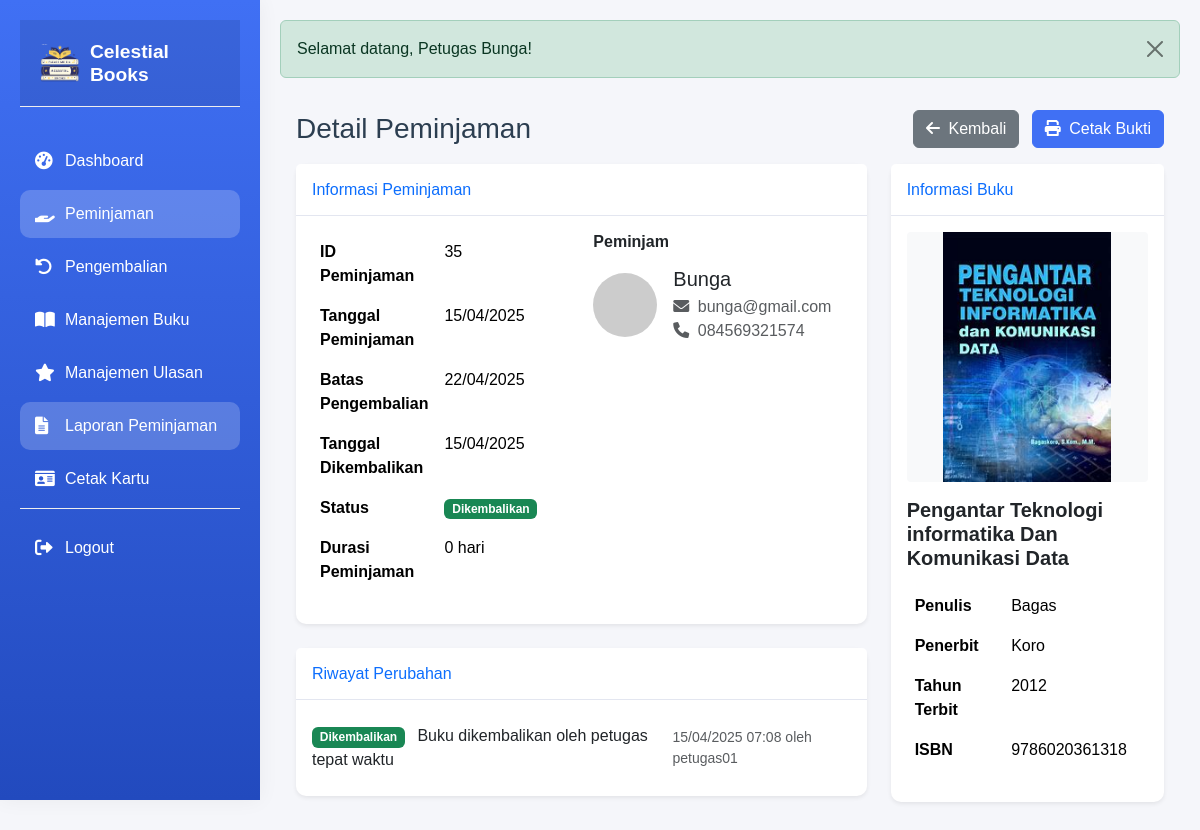
Page /modules/petugas/peminjaman/detail.php?id=35 (signed in) on the committed database.
### tables this page shows
CREATE TABLE `peminjaman` (
  `id` int(11) NOT NULL,
  `kode_peminjaman` varchar(20) NOT NULL,
  `user_id` int(11) DEFAULT NULL,
  `buku_id` int(11) DEFAULT NULL,
  `tanggal_peminjaman` date NOT NULL,
  `tanggal_pengembalian` date NOT NULL,
  `tanggal_dikembalikan` date DEFAULT NULL,
  `status_peminjaman` enum('dipinjam','dikembalikan','terlambat') DEFAULT 'dipinjam',
  `denda` decimal(10,2) DEFAULT 0.00,
  `catatan` text DEFAULT NULL,
  `petugas_id` int(11) DEFAULT NULL,
  `created_at` timestamp NOT NULL DEFAULT current_timestamp(),
  `updated_at` timestamp NOT NULL DEFAULT current_timestamp() ON UPDATE current_timestamp()
);

CREATE TABLE `users` (
  `id` int(11) NOT NULL,
  `username` varchar(255) NOT NULL,
  `email` varchar(255) NOT NULL,
  `password` varchar(255) NOT NULL,
  `nama_lengkap` varchar(255) NOT NULL,
  `alamat` text DEFAULT NULL,
  `no_telepon` varchar(15) DEFAULT NULL,
  `role` enum('admin','petugas','peminjam') NOT NULL,
  `created_at` timestamp NOT NULL DEFAULT current_timestamp(),
  `updated_at` timestamp NOT NULL DEFAULT current_timestamp() ON UPDATE current_timestamp(),
  `reset_token` varchar(64) DEFAULT NULL,
  `reset_expires` datetime DEFAULT NULL
);

CREATE TABLE `riwayat_peminjaman` (
  `id` int(11) NOT NULL,
  `peminjaman_id` int(11) DEFAULT NULL,
  `status_perubahan` varchar(50) DEFAULT NULL,
  `catatan` text DEFAULT NULL,
  `changed_by` int(11) DEFAULT NULL,
  `created_at` timestamp NOT NULL DEFAULT current_timestamp()
);

CREATE TABLE `buku` (
  `id` int(11) NOT NULL,
  `kode_buku` varchar(20) NOT NULL,
  `judul` varchar(255) NOT NULL,
  `penulis` varchar(255) NOT NULL,
  `penerbit` varchar(255) NOT NULL,
  `tahun_terbit` int(11) NOT NULL,
  `isbn` varchar(20) DEFAULT NULL,
  `stok` int(11) NOT NULL DEFAULT 1,
  `cover_img` varchar(255) DEFAULT 'default_cover.jpg',
  `deskripsi` text DEFAULT NULL,
  `created_at` timestamp NOT NULL DEFAULT current_timestamp(),
  `updated_at` timestamp NOT NULL DEFAULT current_timestamp() ON UPDATE current_timestamp(),
  `rating` decimal(3,1) NOT NULL DEFAULT 0.0
);

### modules/petugas/peminjaman/detail.php (the view, shortened to what this page needs)
<?php
$db = new Database();
$conn = $db->getConnection();
$id = isset($_GET['id']) ? intval($_GET['id']) : 0;
$loan_query = "
    SELECT p.*, u.username, u.email, u.no_telepon, b.judul, b.penulis, b.penerbit, b.tahun_terbit, b.isbn, b.cover_img
    FROM peminjaman p
    JOIN users u ON p.user_id = u.id
    JOIN buku b ON p.buku_id = b.id
    WHERE p.id = :id
";
$stmt = $conn->prepare($loan_query);
$stmt->execute(['id' => $id]);
$loan = $stmt->fetch(PDO::FETCH_ASSOC);
$history_query = "
    SELECT r.*, u.username as changed_by_name
    FROM riwayat_peminjaman r
    LEFT JOIN users u ON r.changed_by = u.id
    WHERE r.peminjaman_id = :peminjaman_id
    ORDER BY r.created_at DESC
";
$history_stmt = $conn->prepare($history_query);
$history_stmt->execute(['peminjaman_id' => $id]);
$history = $history_stmt->fetchAll(PDO::FETCH_ASSOC);
$tgl_pinjam = strtotime($loan['tanggal_peminjaman']);
$tgl_batas = strtotime('+7 days', $tgl_pinjam);
$tgl_kembali = $loan['tanggal_dikembalikan'] ? strtotime($loan['tanggal_dikembalikan']) : time();
$durasi = ceil(($tgl_kembali - $tgl_pinjam) / (60 * 60 * 24));
include '../../../includes/header.php';
?>
<div class="container-fluid p-3">
    <div class="d-flex justify-content-between align-items-center mb-3">
        <h1 class="h3 mb-0">Detail Peminjaman</h1>
        <div>
            <a href="../peminjaman/index.php" class="btn btn-secondary">
                <i class="fas fa-arrow-left me-1"></i> Kembali
            </a>
            <a href="print.php?id=<?= $loan['id'] ?>" class="btn btn-primary ms-2" target="_blank">
                <i class="fas fa-print me-1"></i> Cetak Bukti
            </a>
        </div>
    </div>
    <div class="row">
        <div class="col-md-8">
            <div class="card border-0 shadow-sm mb-4">
                <div class="card-header bg-white py-3">
                    <h6 class="m-0 font-weight-bold text-primary">Informasi Peminjaman</h6>
                </div>
                <div class="card-body">
                    <div class="row">
                        <div class="col-md-6">
                            <table class="table table-borderless">
                                <tr>
                                    <th width="40%">ID Peminjaman</th>
                                    <td width="60%"><?= $loan['id'] ?></td>
                                </tr>
                                <tr>
                                    <th>Tanggal Peminjaman</th>
                                    <td><?= date('d/m/Y', strtotime($loan['tanggal_peminjaman'])) ?></td>
                                </tr>
                                <tr>
                                    <th>Batas Pengembalian</th>
                                    <td><?= date('d/m/Y', $tgl_batas) ?></td>
                                </tr>
                                <?php if ($loan['tanggal_dikembalikan']): ?>
                                <tr>
                                    <th>Tanggal Dikembalikan</th>
                                    <td><?= date('d/m/Y', strtotime($loan['tanggal_dikembalikan'])) ?></td>
                                </tr>
                                <?php endif; ?>
                                <tr>
                                    <th>Status</th>
                                    <td>
                                        <?php if ($loan['status_peminjaman'] == 'dipinjam'): ?>
                                            <?php if (time() > $tgl_batas): ?>
                                                <span class="badge bg-danger">Terlambat</span>
                                            <?php else: ?>
                                                <span class="badge bg-primary">Dipinjam</span>
                                            <?php endif; ?>
                                        <?php elseif ($loan['status_peminjaman'] == 'dikembalikan'): ?>
                                            <span class="badge bg-success">Dikembalikan</span>
                                        <?php endif; ?>
                                    </td>
                                </tr>
                                <tr>
                                    <th>Durasi Peminjaman</th>
                                    <td><?= $durasi ?> hari</td>
                                </tr>
                            </table>
                        </div>
                        <div class="col-md-6">
                            <h6 class="fw-bold mb-3">Peminjam</h6>
                            <div class="d-flex align-items-center mb-3">
                                <img src="https://ui-avatars.com/api/?name=<?= urlencode($loan['username']) ?>&background=random"
                                    class="rounded-circle me-3" width="64" height="64" alt="User Avatar">
                                <div>
                                    <h5 class="mb-1"><?= htmlspecialchars($loan['username']) ?></h5>
                                    <p class="text-muted mb-0">
                                        <i class="fas fa-envelope me-1"></i> <?= htmlspecialchars($loan['email']) ?>
                                    </p>
                                    <?php if (!empty($loan['no_telepon'])): ?>
                                    <p class="text-muted mb-0">
                                        <i class="fas fa-phone me-1"></i> <?= htmlspecialchars($loan['no_telepon']) ?>
                                    </p>
                                    <?php endif; ?>
                                </div>
                            </div>
                        </div>
                    </div>
                </div>
            </div>
            <div class="card border-0 shadow-sm mb-4">
                <div class="card-header bg-white py-3">
                    <h6 class="m-0 font-weight-bold text-primary">Riwayat Perubahan</h6>
                </div>
                <div class="card-body">
                    <div class="timeline">
                        <?php if (empty($history)): ?>
                            <p class="text-muted text-center">Tidak ada riwayat perubahan</p>
                        <?php else: ?>
                            <ul class="list-group list-group-flush">
                                <?php foreach ($history as $item): ?>
                                    <li class="list-group-item px-0">
                                        <div class="d-flex justify-content-between align-items-center">
                                            <div>
                                                <span class="badge bg-<?= $item['status_perubahan'] == 'dipinjam' ? 'primary' : 'success' ?> me-2">
                                                    <?= ucfirst($item['status_perubahan']) ?>
                                                </span>
                                                <?= htmlspecialchars($item['catatan']) ?>
                                            </div>
                                            <div class="text-muted small">
                                                <?= date('d/m/Y H:i', strtotime($item['created_at'])) ?>
                                                <?php if (!empty($item['changed_by_name'])): ?>
                                                    oleh <?= htmlspecialchars($item['changed_by_name']) ?>
                                                <?php endif; ?>
                                            </div>
                                        </div>
                                    </li>
                                <?php endforeach; ?>
                            </ul>
                        <?php endif; ?>
                    </div>
                </div>
            </div>
        </div>
        <div class="col-md-4">
    <div class="card border-0 shadow-sm mb-4">
        <div class="card-header bg-white py-3">
            <h6 class="m-0 font-weight-bold text-primary">Informasi Buku</h6>
        </div>
        <div class="card-body">
            <div class="text-center mb-3">
                <?php
                $coverImg = !empty($loan['cover_img']) ? $loan['cover_img'] : 'default-book.jpg';
                $imagePath = '../../../assets/img/books/' . $coverImg;
                ?>
                <div class="book-cover-container" style="height: 250px; display: flex; align-items: center; justify-content: center; background-color: #f8f9fa;">
                    <img src="<?= $imagePath ?>"
                         alt="<?= htmlspecialchars($loan['judul']) ?>"
                         class="img-fluid book-cover"
                         style="max-height: 250px; object-fit: contain;"
                         onerror="this.onerror=null; this.src='../../../assets/img/books/default-book.jpg';">
                </div>
            </div>
            <h5 class="fw-bold mb-3"><?= htmlspecialchars($loan['judul']) ?></h5>
            <table class="table table-borderless">
                <tr>
                    <th width="40%">Penulis</th>
                    <td width="60%"><?= htmlspecialchars($loan['penulis']) ?></td>
                </tr>
                <tr>
                    <th>Penerbit</th>
                    <td><?= htmlspecialchars($loan['penerbit']) ?></td>
                </tr>
                <tr>
                    <th>Tahun Terbit</th>
                    <td><?= htmlspecialchars($loan['tahun_terbit']) ?></td>
                </tr>
                <?php if (!empty($loan['isbn'])): ?>
                <tr>
                    <th>ISBN</th>
                    <td><?= htmlspecialchars($loan['isbn']) ?></td>
                </tr>
                <?php endif; ?>
            </table>
        </div>
    </div>
</div>
</div>
<?php include '../../../includes/footer.php'; ?>

### assets/css/style.css (style rules this page uses)
:root { --primary-color: #4070f4; --secondary-color: #0c134f; --success-color: #1cc88a; --info-color: #36b9cc; --warning-color: #f6c23e; --danger-color: #e74a3b; --white-color: #ffffff; --light-color: #f8f9fc; --dark-color: #5a5c69; --text-color: #333333; --text-light: #7f8c8d; --text-dark: #2c3e50; --sidebar-width: 260px; --header-height: 60px; --transition-speed: 0.3s; }
body { font-family: 'Nunito', sans-serif; background-color: #f5f6fa; color: var(--text-dark); }
.card { border: none; border-radius: 10px; box-shadow: 0 0.15rem 1.75rem 0 rgba(58, 59, 69, 0.15); transition: transform 0.3s ease; background-color: var(--white-color); }
.card-header { background-color: var(--white-color); border-bottom: 1px solid #e3e6f0; }
.btn-primary { background-color: var(--primary-color); border-color: var(--primary-color); }
.table { background-color: var(--white-color); border-radius: 10px; overflow: hidden; }

### modules/petugas/peminjaman/detail.php (style rules this page uses)
.book-cover-container { min-height: 150px; background-color: #f8f9fa; border-radius: 0.25rem; display: flex; align-items: center; justify-content: center; overflow: hidden; }
.book-cover { transition: opacity 0.3s ease-in-out; max-width: 100%; object-fit: contain; }
body::after { position: absolute; width: 0; height: 0; overflow: hidden; z-index: -1; content: url('../../../assets/img/books/default-book.jpg'); }

### rows in the picture
peminjaman: id "35", tanggal_peminjaman "15/04/2025", tanggal_peminjaman "22/04/2025", tanggal_dikembalikan "15/04/2025", user.username "Bunga", user.email "bunga@gmail.com", user.no_telepon "084569321574", buku.cover_img (picture), buku.judul "Pengantar Teknologi informatika Dan Komunikasi Data", buku.penulis "Bagas", buku.penerbit "Koro", buku.tahun_terbit "2012", buku.isbn "9786020361318"
riwayat_peminjaman: status_perubahan "Dikembalikan", catatan "Buku dikembalikan oleh petugas tepat waktu", created_at "15/04/2025 07:08", changed_by.username "petugas01"

### other values in the picture
APP_NAME "Celestial Books"
$alert['message'] "Selamat datang, Petugas Bunga!"
